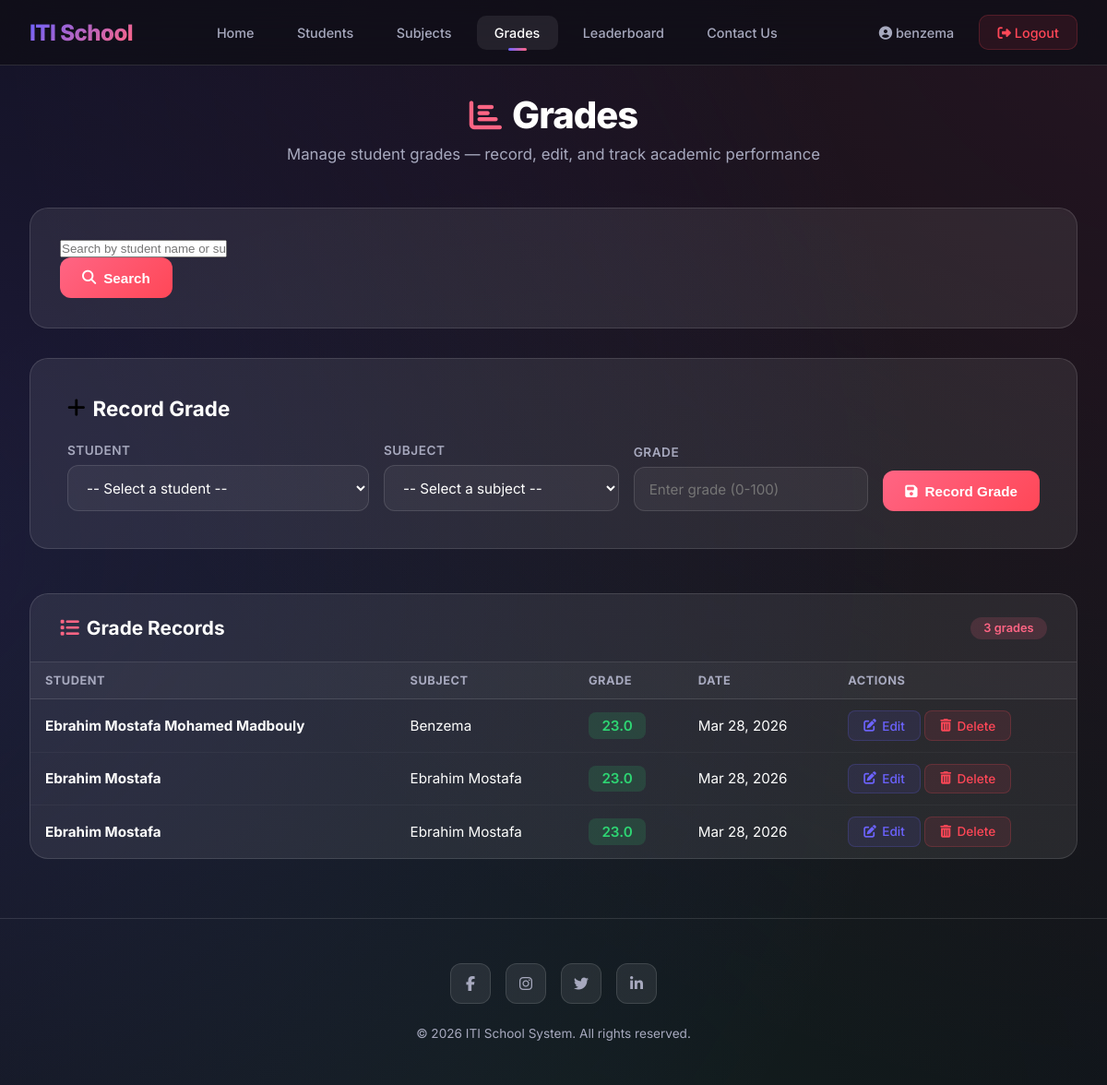
Before: /grades/ (signed in) with the older database file.
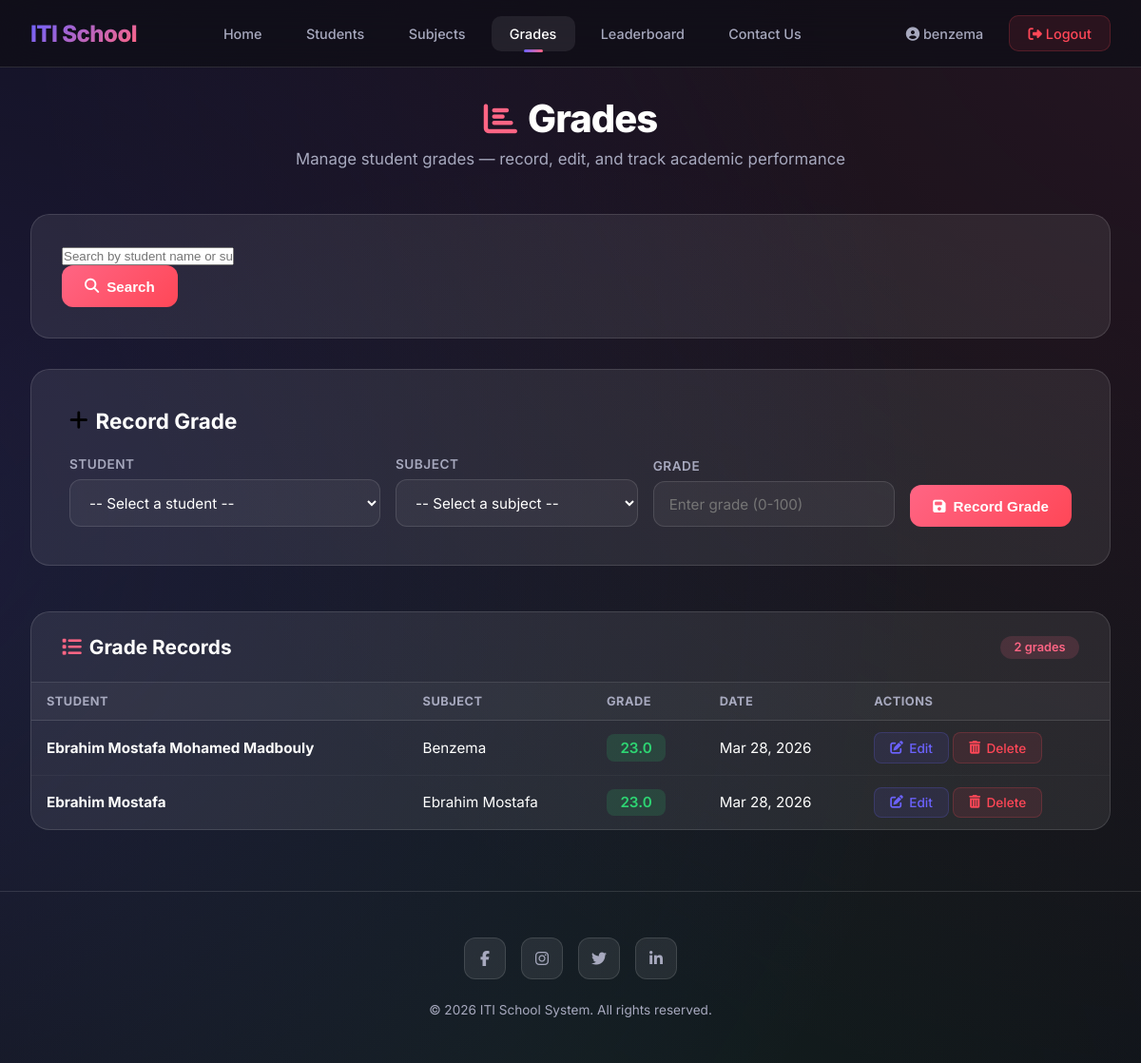
After: the same page with the newer database file.
### school/models.py (models this page shows, shortened)
class Grade(models.Model):
    student = models.ForeignKey(Student, on_delete=models.CASCADE, related_name='grades')
    subject = models.ForeignKey(Subject, on_delete=models.CASCADE, related_name='grades')
    value = models.FloatField()
    date_added = models.DateTimeField(auto_now_add=True)
    class Meta:
        unique_together = ('student', 'subject')

class Student(models.Model):
    name = models.CharField(max_length=100)
    age = models.IntegerField()
    email = models.EmailField(unique=True)
    image = models.ImageField(upload_to="students/")
    date_added = models.DateTimeField(auto_now_add=True)

class Subject(models.Model):
    name = models.CharField(max_length=120, unique=True)
    description = models.TextField(blank=True, null=True)

### school/views.py (the view, shortened to what this page needs)
# urls.py: path("grades/", grades, name="grades"),
@login_required
def grades(request):
    student_filter = request.GET.get("student_id")
    subject_filter = request.GET.get("subject_name")
    grades_qs = Grade.objects.select_related("student", "subject").all()
    if student_filter:
        grades_qs = grades_qs.filter(student__id=student_filter)
    if subject_filter:
        grades_qs = grades_qs.filter(subject__name__icontains=subject_filter)
    return render(request, "grades.html", {
        "grades": grades_qs,
        "students": Student.objects.all(),
        "subjects": Subject.objects.all(),
        "student_filter": student_filter,
        "subject_filter": subject_filter,
    })

### school/templates/grades.html (shortened to what this page needs)
{% extends 'base.html' %}
{% load static %}
{% block extra_css %}
<link rel="stylesheet" href="{% static 'css/grades.css' %}">
{% endblock %}
{% block content %}
<div class="main">
  <div class="page-header">
    <h1><i class="fa-solid fa-chart-bar"></i> Grades</h1>
    <p>Manage student grades — record, edit, and track academic performance</p>
  </div>
  <div class="search-container">
    <form method="get" action="{% url 'grades' %}">
      <input type="text" name="search" placeholder="Search by student name or subject..." value="{{ search_query }}">
      <button type="submit" class="btn-search">
        <i class="fa-solid fa-search"></i> Search
      </button>
    </form>
  </div>
  <div class="form-card">
    <h2><i class="fa-solid fa-plus"></i> Record Grade</h2>
    <form method="post" action="{% url 'grades' %}">
      <div class="form-grid">
        <div class="form-group">
          <label for="student">Student</label>
          <select id="student" name="student" required>
            <option value="">-- Select a student --</option>
          </select>
        </div>
        <div class="form-group">
          <label for="subject">Subject</label>
          <select id="subject" name="subject" required>
            <option value="">-- Select a subject --</option>
          </select>
        </div>
        <div class="form-group">
          <label for="value">Grade</label>
          <input type="number" id="value" name="value" placeholder="Enter grade (0-100)" min="0" max="100" step="0.5"
            required>
        </div>
        <button type="submit" class="btn-submit">
          <i class="fa-solid fa-save"></i> Record Grade
        </button>
      </div>
    </form>
  </div>
  <div class="table-card">
    <div class="table-header">
      <h2><i class="fa-solid fa-list"></i> Grade Records</h2>
      <span class="grade-count">{{ grades|length }} grade{{ grades|length|pluralize }}</span>
    </div>
    {% if grades %}
    <table>
      <thead>
        <tr>
          <th>Student</th>
          <th>Subject</th>
          <th>Grade</th>
          <th>Date</th>
          <th>Actions</th>
        </tr>
      </thead>
      <tbody>
        {% for grade in grades %}
        <tr>
          <td><strong>{{ grade.student.name }}</strong></td>
          <td>{{ grade.subject.name }}</td>
          <td><span class="grade-value">{{ grade.value }}</span></td>
          <td>{{ grade.date_added|date:"M d, Y" }}</td>
          <td>
            <a href="{% url 'grade_edit' grade.id %}" class="btn-edit">
              <i class="fa-solid fa-edit"></i> Edit
            </a>
            <a href="{% url 'grade_delete' grade.id %}" class="btn-delete">
              <i class="fa-solid fa-trash-can"></i> Delete
            </a>
          </td>
        </tr>
        {% endfor %}
      </tbody>
    </table>
    {% else %}
    <div class="empty-state">
      <i class="fa-solid fa-ban"></i>
      <p>No grades recorded yet. Add the first grade above!</p>
    </div>
    {% endif %}
  </div>
</div>
{% endblock %}

Changed rows visible on the page:
removed Grade: student.name "Ebrahim Mostafa", subject.name "Ebrahim Mostafa", value "23.0", date_added "Mar 28, 2026"
Other visible differences:
{{ grades|length }}: "3" → "2"
